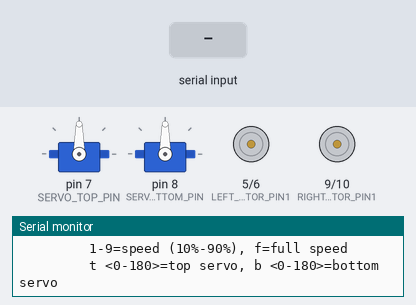
The sketch below on a simulated Arduino Uno, built with avr-gcc and run on an emulated ATmega328P. On the bench: 2 × servo, motor-driver pin pairs drawn as motors (green arrow = first pin HIGH = forward, orange = second pin HIGH = backward, longer = more drive, scaled by the enable pin), the last lines printed to the serial monitor. The test bench sets the inputs (shaded band).

Above: at 1.3 s.
1.4 s: "w\n" received over Serial
At 2.6 s:
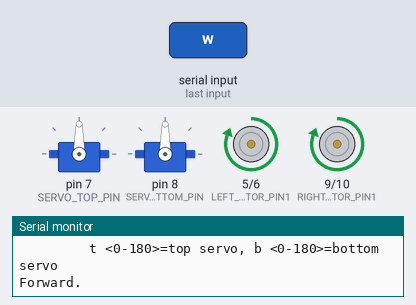
2.9 s: "s\n" received over Serial
At 3.8 s:
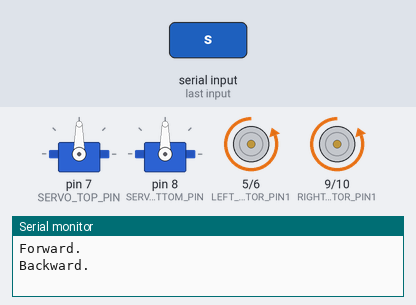
4.4 s: "a\n" received over Serial
At 4.9 s:
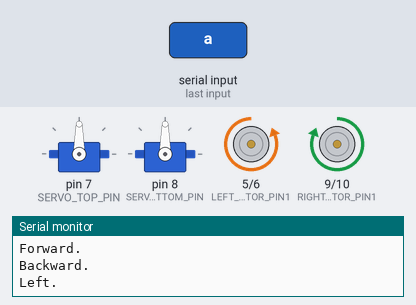
5.9 s: "d\n" received over Serial
At 7.1 s:
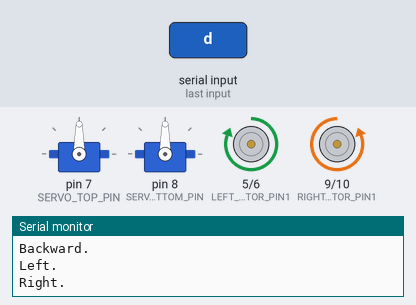
7.4 s: "t ,45\n" received over Serial
At 8.5 s:
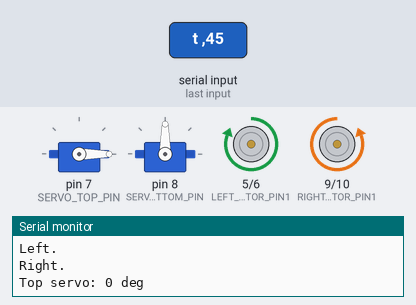
8.9 s: "0\n" received over Serial
At 9.5 s:
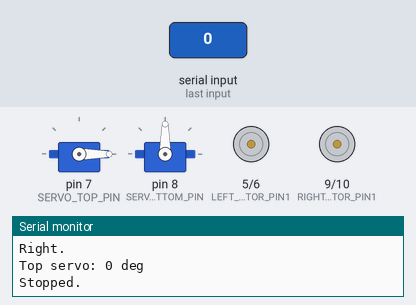
Timing chart, 0 to 11.4 s (numbered marks = the images above; inputs shaded):
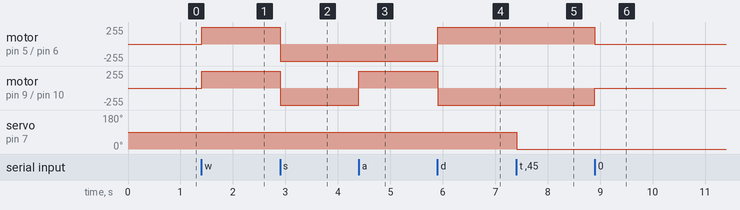

The sketch:

r2r.ino
```cpp
#include <Servo.h>

const int LEFT_MOTOR_PIN1      = 5;
const int LEFT_MOTOR_PIN2      = 6;
const int LEFT_MOTOR_SPEED_PIN = 3;

const int RIGHT_MOTOR_PIN1      = 9;
const int RIGHT_MOTOR_PIN2      = 10;
const int RIGHT_MOTOR_SPEED_PIN = 4;

const int SERVO_TOP_PIN    = 7;
const int SERVO_BOTTOM_PIN = 8;

const int TRIG_PIN = 11;
const int ECHO_PIN = 12;

const int SPEED_LEVELS[]  = {0, 26, 51, 77, 102, 128, 153, 179, 204, 230, 255};
const int NUM_SPEED_LEVELS = 11;

Servo servoTop;
Servo servoBottom;

int currentSpeed  = 255;
int topAngle      = 90;
int bottomAngle   = 90;

void setup() {
  pinMode(LEFT_MOTOR_PIN1,      OUTPUT);
  pinMode(LEFT_MOTOR_PIN2,      OUTPUT);
  pinMode(LEFT_MOTOR_SPEED_PIN, OUTPUT);
  pinMode(RIGHT_MOTOR_PIN1,     OUTPUT);
  pinMode(RIGHT_MOTOR_PIN2,     OUTPUT);
  pinMode(RIGHT_MOTOR_SPEED_PIN,OUTPUT);
  pinMode(TRIG_PIN,             OUTPUT);
  pinMode(ECHO_PIN,             INPUT);

  servoTop.attach(SERVO_TOP_PIN);
  servoBottom.attach(SERVO_BOTTOM_PIN);
  servoTop.write(topAngle);
  servoBottom.write(bottomAngle);

  Serial.begin(9600);
  Serial.println("R2R Rescue Robot Ready.");
  Serial.println("Commands: w=forward, s=backward, a=left, d=right, 0=stop");
  Serial.println("         m=measure distance");
  Serial.println("         1-9=speed (10%-90%), f=full speed");
  Serial.println("         t <0-180>=top servo, b <0-180>=bottom servo");
}

void loop() {
  if (!Serial.available()) return;

  String cmd = Serial.readStringUntil('\n');
  cmd.trim();
  if (cmd.length() == 0) return;

  if      (cmd == "w") { moveForward();  }
  else if (cmd == "s") { moveBackward(); }
  else if (cmd == "a") { turnLeft();     }
  else if (cmd == "d") { turnRight();    }
  else if (cmd == "0") { stopMotors();   }
  else if (cmd == "m") { measureDistance(); }
  else if (cmd == "f") { setSpeed(255); Serial.println("Speed: full"); }
  else if (cmd.length() == 1 && cmd[0] >= '1' && cmd[0] <= '9') {
    int level = cmd[0] - '0';
    setSpeed(SPEED_LEVELS[level]);
    Serial.print("Speed: ");
    Serial.print(level * 10);
    Serial.println("%");
  }
  else if (cmd.startsWith("t ")) { setServo(servoTop,    topAngle,    cmd, "Top");    }
  else if (cmd.startsWith("b ")) { setServo(servoBottom, bottomAngle, cmd, "Bottom"); }
  else {
    Serial.println("Unknown command.");
  }
}

void setSpeed(int speed) {
  currentSpeed = constrain(speed, 0, 255);
}

void setMotors(int leftDir1, int leftDir2, int rightDir1, int rightDir2) {
  analogWrite(LEFT_MOTOR_SPEED_PIN,  currentSpeed);
  analogWrite(RIGHT_MOTOR_SPEED_PIN, currentSpeed);
  digitalWrite(LEFT_MOTOR_PIN1,  leftDir1);
  digitalWrite(LEFT_MOTOR_PIN2,  leftDir2);
  digitalWrite(RIGHT_MOTOR_PIN1, rightDir1);
  digitalWrite(RIGHT_MOTOR_PIN2, rightDir2);
}

void moveForward()  { setMotors(HIGH, LOW,  HIGH, LOW);  Serial.println("Forward.");  }
void moveBackward() { setMotors(LOW,  HIGH, LOW,  HIGH); Serial.println("Backward."); }
void turnLeft()     { setMotors(LOW,  HIGH, HIGH, LOW);  Serial.println("Left.");     }
void turnRight()    { setMotors(HIGH, LOW,  LOW,  HIGH); Serial.println("Right.");    }

void stopMotors() {
  analogWrite(LEFT_MOTOR_SPEED_PIN,  0);
  analogWrite(RIGHT_MOTOR_SPEED_PIN, 0);
  digitalWrite(LEFT_MOTOR_PIN1, LOW);
  digitalWrite(LEFT_MOTOR_PIN2, LOW);
  digitalWrite(RIGHT_MOTOR_PIN1, LOW);
  digitalWrite(RIGHT_MOTOR_PIN2, LOW);
  Serial.println("Stopped.");
}

void measureDistance() {
  digitalWrite(TRIG_PIN, LOW);
  delayMicroseconds(2);
  digitalWrite(TRIG_PIN, HIGH);
  delayMicroseconds(10);
  digitalWrite(TRIG_PIN, LOW);

  long duration = pulseIn(ECHO_PIN, HIGH, 30000);
  if (duration == 0) {
    Serial.println("Distance: out of range");
    return;
  }

  float distance = duration * 0.0343 / 2.0;
  Serial.print("Distance: ");
  Serial.print(distance, 1);
  Serial.println(" cm");
}

void setServo(Servo &servo, int &angle, String cmd, const char *name) {
  int requested = cmd.substring(2).toInt();
  if (requested < 0 || requested > 180) {
    Serial.println("Angle must be 0-180.");
    return;
  }
  angle = requested;
  servo.write(angle);
  Serial.print(name);
  Serial.print(" servo: ");
  Serial.print(angle);
  Serial.println(" deg");
}
```

Measured:
- after the input at 1.4 s, motor on pin 5 (LEFT_MOTOR_PIN1) / pin 6 (LEFT_MOTOR_PIN2), motor on pin 9 (RIGHT_MOTOR_PIN1) / pin 10 (RIGHT_MOTOR_PIN2): stopped → forward 255/255 at once
- after the input at 2.9 s, motor on pin 5 (LEFT_MOTOR_PIN1) / pin 6 (LEFT_MOTOR_PIN2), motor on pin 9 (RIGHT_MOTOR_PIN1) / pin 10 (RIGHT_MOTOR_PIN2): forward 255/255 → backward 255/255 at once
- after the input at 4.4 s, motor on pin 9 (RIGHT_MOTOR_PIN1) / pin 10 (RIGHT_MOTOR_PIN2): backward 255/255 → forward 255/255 at once
- after the input at 5.9 s, motor on pin 5 (LEFT_MOTOR_PIN1) / pin 6 (LEFT_MOTOR_PIN2): backward 255/255 → forward 255/255 at once; motor on pin 9 (RIGHT_MOTOR_PIN1) / pin 10 (RIGHT_MOTOR_PIN2): forward 255/255 → backward 255/255 at once
- after the input at 7.4 s, servo on pin 7 (SERVO_TOP_PIN): 90° → 0° at once
- after the input at 8.9 s, motor on pin 5 (LEFT_MOTOR_PIN1) / pin 6 (LEFT_MOTOR_PIN2): forward 255/255 → stopped at once; motor on pin 9 (RIGHT_MOTOR_PIN1) / pin 10 (RIGHT_MOTOR_PIN2): backward 255/255 → stopped at once
